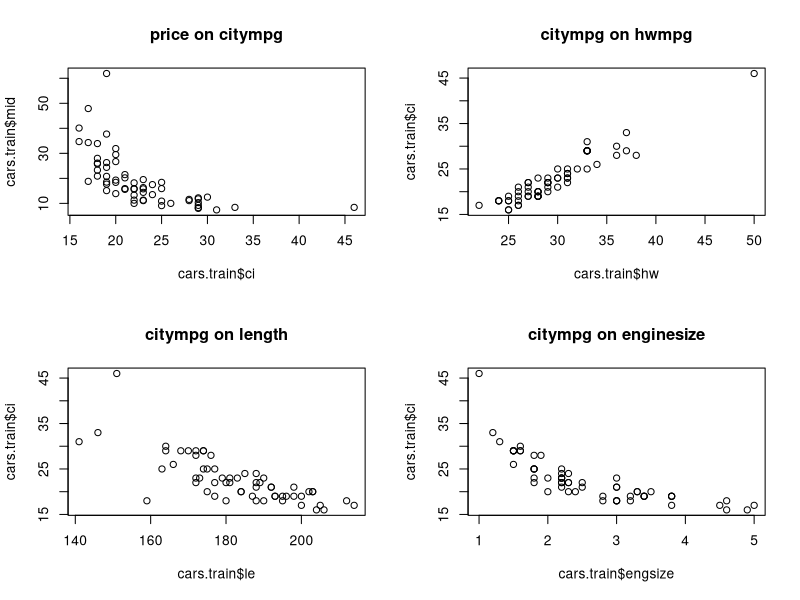
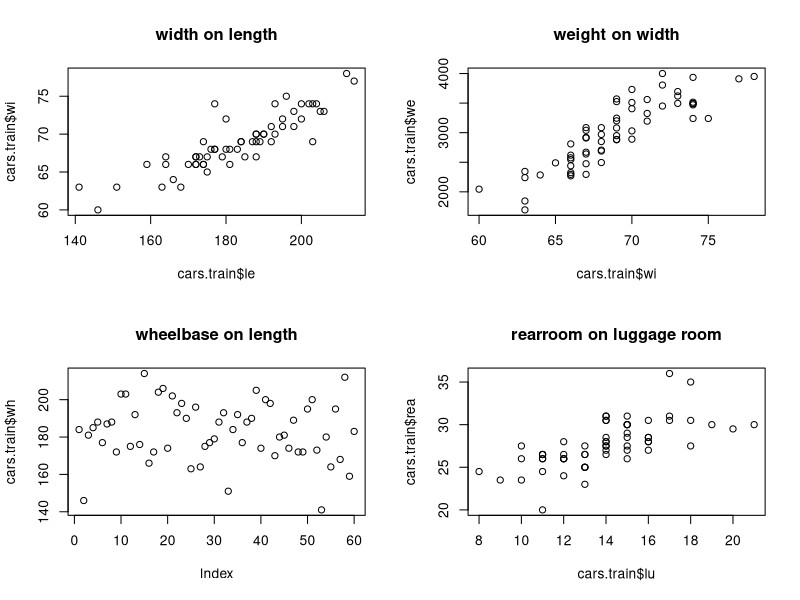
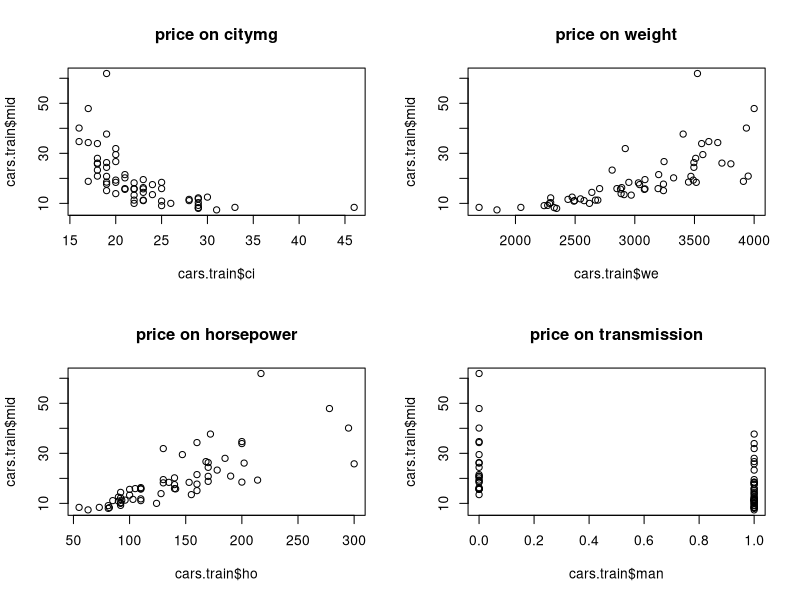
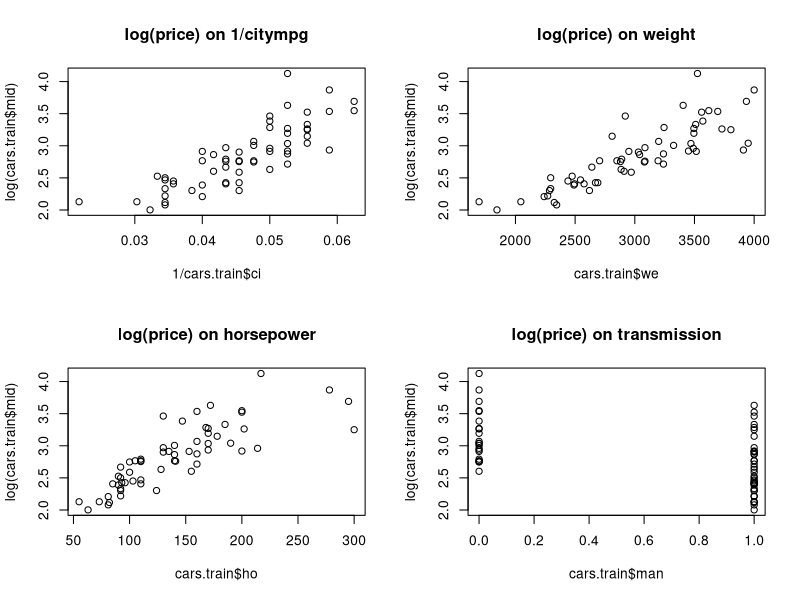
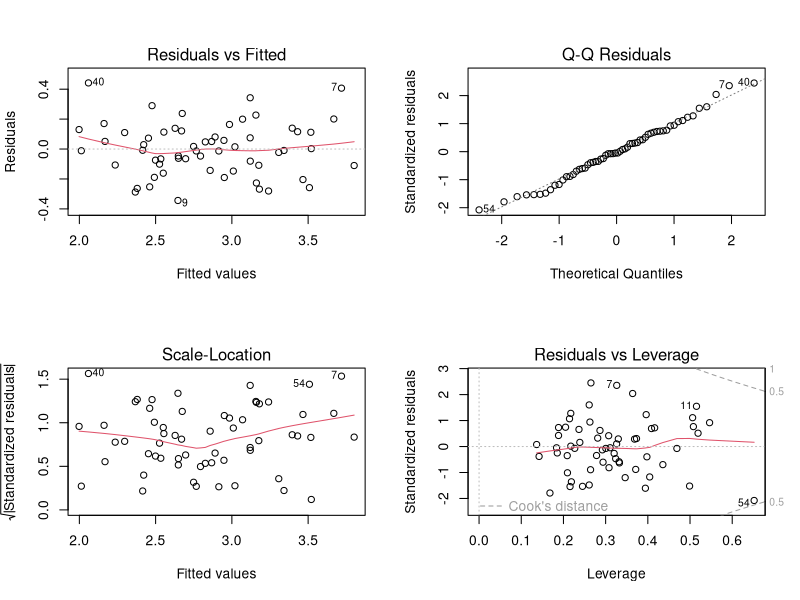
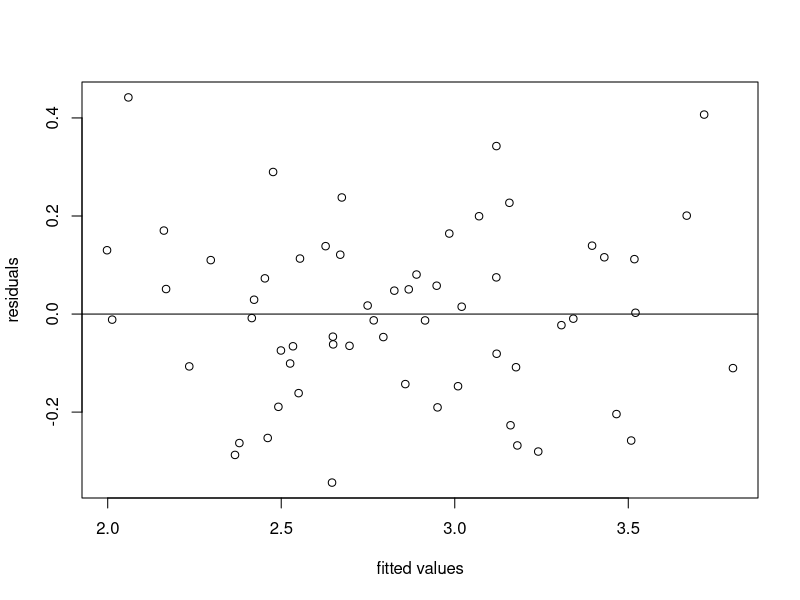
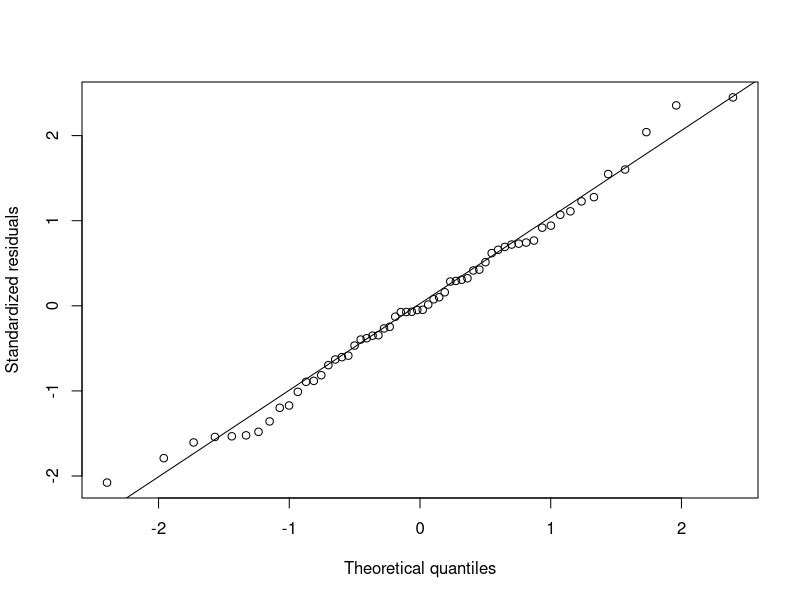
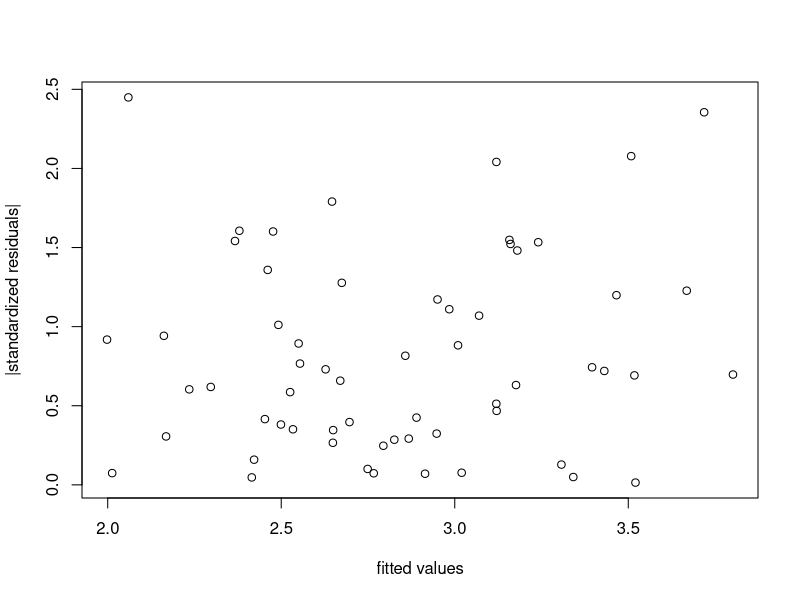

Source code (R) for these figures, in order: (Note: this script raises an error after producing the figures.)
###################################################
### code chunk number 10: cars1
###################################################
cars<-data.frame(read.table("cars.dat",header=T)) ## read in the data
print(dim(cars)) ## dimensions
print(names(cars)) ## variable names


###################################################
### code chunk number 11: cars1b
###################################################
## Creating a training and test data set. 
ntrain<-60
ii<-sample(seq(1,dim(cars)[1]),ntrain)
# ntrain cars = training set
cars.train<-cars[ii,]
row.names(cars.train)<-seq(1,ntrain)
cars.test<-cars[-ii,]
row.names(cars.test)<-seq(1,dim(cars.test)[1])


###################################################
### code chunk number 12: cars2a
###################################################
par(mfrow=c(2,2))
plot(cars.train$ci,cars.train$mid,main="price on citympg")
plot(cars.train$hw,cars.train$ci,main="citympg on hwmpg")
plot(cars.train$le,cars.train$ci,main="citympg on length")
plot(cars.train$engsize,cars.train$ci,main="citympg on enginesize")
p<-locator()


###################################################
### code chunk number 13: cars2b
###################################################
par(mfrow=c(2,2))
plot(cars.train$le,cars.train$wi,main="width on length")
plot(cars.train$wi,cars.train$we,main="weight on width")
plot(cars.train$le,cars.train$wh,main="wheelbase on length")
plot(cars.train$lu,cars.train$rea,main="rearroom on luggage room")
p<-locator()


###################################################
### code chunk number 14: cars3a
###################################################
par(mfrow=c(2,2))
plot(cars.train$ci,cars.train$mid,main="price on citymg")
plot(cars.train$we,cars.train$mid,main="price on weight")
plot(cars.train$ho,cars.train$mid,main="price on horsepower")
plot(cars.train$man,cars.train$mid,main="price on transmission")
p<-locator()


###################################################
### code chunk number 15: cars3b
###################################################
par(mfrow=c(2,2))
plot(1/cars.train$ci,log(cars.train$mid),main="log(price) on 1/citympg")
plot(cars.train$we,log(cars.train$mid),main="log(price) on weight")
plot(cars.train$ho,log(cars.train$mid),main="log(price) on horsepower")
plot(cars.train$man,log(cars.train$mid),main="log(price) on transmission")
p<-locator()


###################################################
### code chunk number 16: cars4
###################################################
cars.train[,1]<-log(cars.train$mid)
cars.train[,2]<-1/cars.train$ci
cars.train[,3]<-1/cars.train$hw
cars.test[,1]<-log(cars.test$mid)
cars.test[,2]<-1/cars.test$ci
cars.test[,3]<-1/cars.test$hw
names(cars.train)[c(1,2,3)]<-c("log.mid.price","city.gpm","hw.gpm")
names(cars.test)[c(1,2,3)]<-c("log.mid.price","city.gpm","hw.gpm")


###################################################
### code chunk number 17: cars5
###################################################
## Fitting the model after transforming the data
mm<-lm(log.mid.price~city.gpm+hw.gpm+airbagstd+cylnbr+
         engsize+horsepwr+rpm.at.max+engrev.high+mantrans.op+
         fueltank+passengers+length+width+uturn+rearroom+
         luggage+weight+domestic,data=cars.train)
print(ms<-summary(mm))


###################################################
### code chunk number 18: cars5b
###################################################
par(mfrow=c(2,2))
plot(mm)
p<-locator()


###################################################
### code chunk number 19: cars6
###################################################
## Checking the residuals.
par(mfrow=c(1,1))
plot(mm$fit,mm$res,xlab="fitted values",ylab="residuals")
abline(h=0)
id1<-identify(mm$fit,mm$res,pos=T)



###################################################
### code chunk number 21: cars7
###################################################
## Checking normal error assumption
qq<-seq(.5/ntrain,(ntrain-.5)/ntrain,length=ntrain)
normq<-qnorm(p=qq)
rsort<-sort(rstandard(mm))
rlist<-sort.list(rstandard(mm))
plot(normq,rsort,xlab="Theoretical quantiles",ylab="Standardized residuals")
qr<-quantile(rstandard(mm))
qn<-quantile(qnorm(p=qq))
b<-(qr[4]-qr[2])/(qn[4]-qn[2])
a<-qr[4]-b*qn[4]
abline(a,b)
id2<-identify(normq,sort(rstandard(mm)),label=rlist,pos=T)



###################################################
### code chunk number 23: cars8
###################################################
## Checking constant error variance using absolute residuals
plot(mm$fit,abs(rstandard(mm)),xlab="fitted values", ylab="|standardized residuals|")
id3<-identify(mm$fit,abs(rstandard(mm)),pos=T)




###################################################
### code chunk number 25: cars9
###################################################
## Checking the Cooks distance
lm1<-lm.influence(mm)
cooksd<-cooks.distance(mm)
plot(cooksd,main="Cooks Distance",type="h")
abline(h=qf(.95,1,mm$df),lty=2)
idc<-identify(cooksd,pos=T)




###################################################
### code chunk number 27: cars10
###################################################
## Checking leverage and impact on slopes
plot(lm1$hat,main="Leverage")
idlev<-identify(lm1$hat,pos=T)



###################################################
### code chunk number 29: cars11
###################################################
plot(lm1$coeff[,4],main="change in slope 4")
id4<-identify(lm1$coeff[,4],pos=T)




###################################################
### code chunk number 31: cars12
###################################################
plot(lm1$coeff[,7],main="change in slope 7")
id7<-identify(lm1$coeff[,7],pos=T)



###################################################
### code chunk number 33: cars13
###################################################
plot(lm1$sig,main="change in sigma")
ids<-identify(lm1$sig,pos=T)



###################################################
### code chunk number 35: cars14
###################################################
indvec<-sort(c(id1$ind,rlist[id2$ind],id3$ind,idlev$ind,id4$ind,id7$ind,ids$ind))
print(table(indvec)) ## how many of each?
maxid<-max(table(indvec))
indout<-unique(indvec)[table(indvec)==max(table(indvec))]
# Here I just identify the "worst" outliers - when you run the code you might want to drop
# all unique observations in indvec. 
# In that case, use indout<-unique(indvec)


###################################################
### code chunk number 36: cars15
###################################################
## regression without the identified outlier
mmb<-lm(log.mid.price~city.gpm+hw.gpm+airbagstd+cylnbr+
          engsize+horsepwr+rpm.at.max+engrev.high+mantrans.op+
          fueltank+passengers+length+width+uturn+rearroom+
          luggage+weight+domestic,data=cars.train,subset=-indout)
print(summary(mmb))


###################################################
### code chunk number 37: cars15b
###################################################
par(mfrow=c(2,2))
plot(mmb)
p<-locator()


###################################################
### code chunk number 38: cars16
###################################################
selectstep<-step(mmb,trace=F) # backward selection


###################################################
### code chunk number 39: cars17
###################################################
print(summary(selectstep))


###################################################
### code chunk number 40: cars18
###################################################
predval<-predict(selectstep,newdata=cars.test) ## Prediction 
prederror<-sum((cars.test[,1]-predval)^2)  ## Prediction MSE
#
## Note that the outcome Price is in the first column of
## cars.test. If you use this code on other data sets, make 
## sure you keep track of which column contains your y-variable. 


###################################################
### code chunk number 41: cars19
###################################################
# compare refit
mmtest<-lm(log.mid.price~city.gpm+hw.gpm+airbagstd+cylnbr+
             engsize+horsepwr+rpm.at.max+engrev.high+mantrans.op+
             fueltank+passengers+length+width+uturn+rearroom+
             luggage+weight+domestic,data=cars.test)
print(selecttest<-step(mmtest,trace=F))
fiterror<-sum(summary(selecttest)$res^2)


###################################################
### code chunk number 42: cars20
###################################################
yy<-cars.train[,1] ## training data
xx<-as.matrix(cars.train[,-1])
yyt<-cars.test[,1] ## test data
xxt<-as.matrix(cars.test[,-1])
###
#install.packages("leaps") ## You only have to do this once
library(leaps)  ## But you have to do this everytime you start a new session
rleaps<-regsubsets(xx,yy,int=T,nbest=500,nvmax=dim(cars)[2],really.big=T,method=c("ex")) 
## all subset models
cleaps<-summary(rleaps,matrix=T) 
## True/False matrix. The r-th row is a True/False statement 
## about which variables are included in model r.
tt<-apply(cleaps$which,1,sum) ## size of each model in the matrix
mses<-cleaps$rss/length(yy) ## corresponding MSEs


###################################################
### code chunk number 43: cars20b
###################################################
## First add the intercept-only model to the list
tt<-c(1,tt)
nullrss<-sum((yy-mean(yy))^2)/length(yy)
mses<-c(nullrss,mses)
plot(tt,mses,xlab="number of parameters",ylab="MSE",main="MSE for all subset models")
tmin<-min(tt) ## smallest model tried
tmax<-max(tt) ## biggest model tried
tsec<-seq(tmin,tmax)
msevec<-rep(0,length(tsec))
for (tk in 1:length(tsec)) {
  msevec[tk]<-min(mses[tt==tsec[tk]])} ## the best model for each size
lines(tsec,msevec,lwd=2,col=2) ## a line connecting the best models.
p<-locator()


###################################################
### code chunk number 44: cars20c
###################################################
plot(tsec,msevec,xlab="number of parameters",
     ylab="MSE",main="MSE for best model of each size",type="b",col=4,lwd=2)
p<-locator()


###################################################
### code chunk number 45: cars21
###################################################
pmses<-rep(0,dim(cleaps$which)[1]) ## creates an empty vector to store pMSE in
for (ta in (1:dim(cleaps$which)[1])) {
  mmr<-lm(yy~xx[,cleaps$which[ta,-1]==T]) ## Fit each of the stored models to training data
  Xmat<-cbind(rep(1,dim(xxt)[1]),xxt[,cleaps$which[ta,-1]==T])
  PEcp<-sum((yyt-Xmat%*%mmr$coef)^2)/length(yyt) ## Compute the prediction error
  ## Note, I create the design matrix Xmat for the current model by
  ## including a column of 1s first (for the intercept) and then
  ## tagging on xxt[,cleaps$which[ta,-1]==T] which contains the 
  ## x-variables for which row ta of the cleaps$which model matrix has T for True.
  pmses[ta]<-PEcp }
nullpmse<-sum((yyt-mean(yy))^2)/length(yyt)
pmses<-c(nullpmse,pmses)
pmsevec<-rep(0,length(tsec))
for (tk in 1:length(tsec)) {
  pmsevec[tk]<-min(pmses[tt==tsec[tk]])} ## winning model for each size


###################################################
### code chunk number 46: cars21b
###################################################
plot(tsec,pmsevec,xlab="number of parameters",
     ylab="pMSE",main="prediction MSE", type="b",lwd=2,col=2)


###################################################
### code chunk number 47: cars22
###################################################
ptmin<-which.min(pmses)
## which model has the smallest pmse?
ModMat<-rbind(c("TRUE", rep("FALSE",dim(cleaps$which)[2]-1)),cleaps$which)
# First row of ModMat is the Intercept only model
pmod<-ModMat[ptmin,]
winsize<-sum(pmod==T)
## Winning model
print(names(pmod[pmod==T])[-1])
print(names(selectstep$model)[-1])
## Compare to backward selection model
